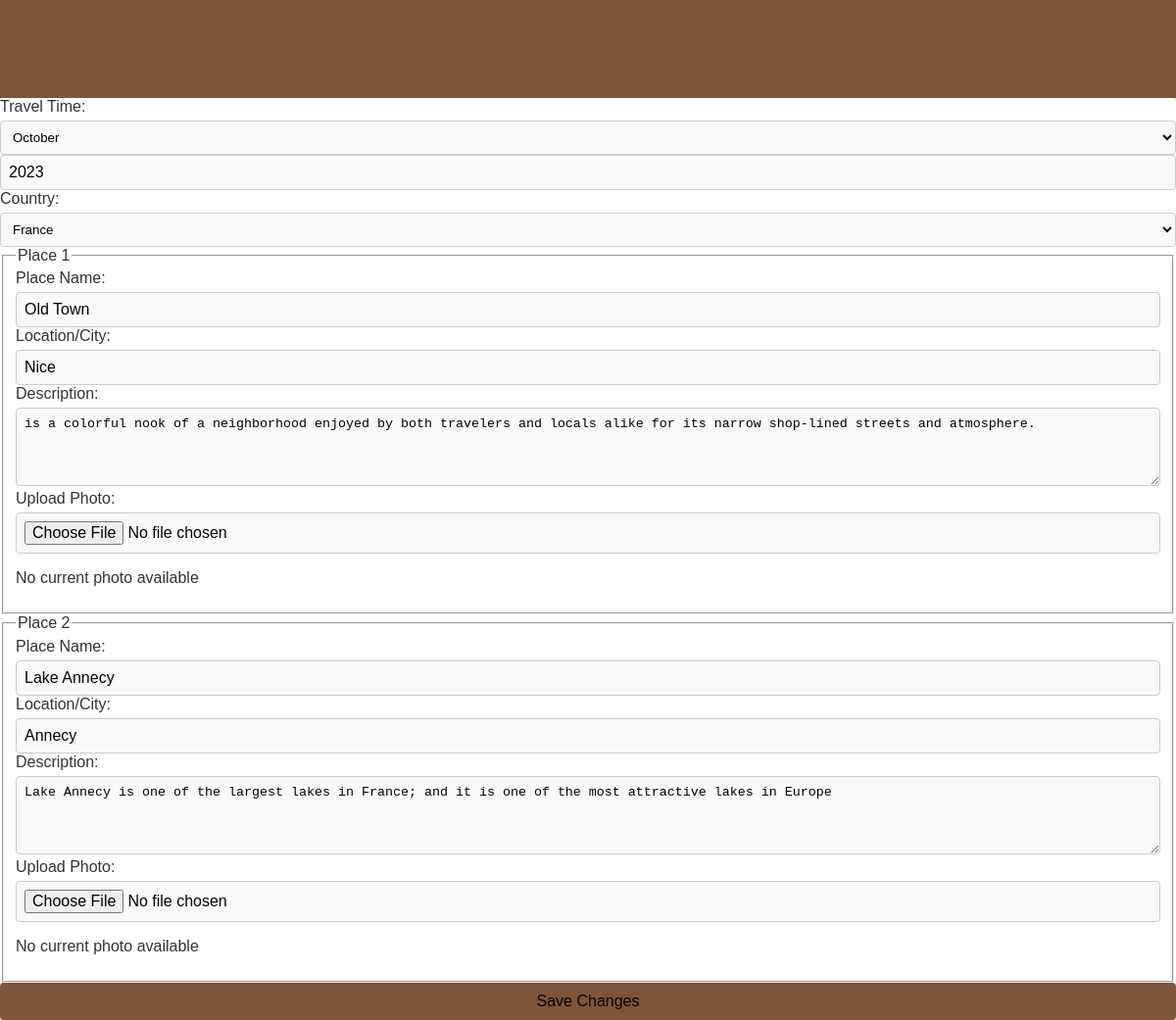
The app's page /edit_travel.php?travelID=384 (signed in) with its own data.
### tables this page shows
CREATE TABLE `Travel` (
  `id` int NOT NULL,
  `userID` int NOT NULL,
  `month` varchar(30) NOT NULL,
  `year` int NOT NULL,
  `countryID` int NOT NULL
);

CREATE TABLE `Place` (
  `id` int NOT NULL,
  `travelID` int NOT NULL,
  `name` varchar(50) NOT NULL,
  `location` text NOT NULL,
  `description` text NOT NULL,
  `photoFileName` varchar(50) DEFAULT NULL
);

### edit_travel.php (the view, shortened to what this page needs)
<?php
require 'database.php';
$travelID = $_GET['travelID'];
$query = $connection->prepare("SELECT T.*, C.country FROM Travel T JOIN Country C ON T.countryID = C.id WHERE T.id = ?");
$query->bind_param("i", $travelID);
$query->execute();
$travel = $query->get_result()->fetch_assoc();
$countriesResult = $connection->query("SELECT * FROM Country");
$placesQuery = $connection->prepare("SELECT * FROM Place WHERE travelID = ?");
$placesQuery->bind_param("i", $travelID);
$placesQuery->execute();
$places = $placesQuery->get_result();
?>
<!DOCTYPE html>
<html lang="en">
<head>
    <link rel="stylesheet" href="edit_travel_details.css">
</head>
<body>
    <header>
        <h1>Edit Travel Details</h1>
    </header>
    <main>
        <form action="update_travel.php" method="post" enctype="multipart/form-data">
            <div class="travel-info">
                <label for="month">Travel Time:</label>
                <select name="month" id="month">
                    <?php
                    $months = ["January", "February", "March", "April", "May", "June", "July", "August", "September", "October", "November", "December"];
                    foreach ($months as $month) {
                        $selected = ($month == $travel['month']) ? "selected" : "";
                        echo "<option value='$month' $selected>$month</option>";
                    }
                    ?>
                </select>
                <input type="number" name="year" id="year" value="<?php echo htmlspecialchars($travel['year']); ?>" required>
                <label for="country">Country:</label>
                <select name="country" id="country">
                    <?php while ($country = $countriesResult->fetch_assoc()) {
                        $selected = ($country['id'] == $travel['countryID']) ? "selected" : "";
                        echo "<option value='{$country['id']}' $selected>{$country['country']}</option>";
                    } ?>
                </select>
            </div>
            <?php $placeIndex = 1; ?>
            <?php while ($place = $places->fetch_assoc()): ?>
                <fieldset>
                    <legend>Place <?php echo $placeIndex; ?></legend>
                    <label for="place_name_<?php echo $place['id']; ?>">Place Name:</label>
                    <input type="text" name="places[<?php echo $place['id']; ?>][name]" id="place_name_<?php echo $place['id']; ?>" value="<?php echo htmlspecialchars($place['name']); ?>">
                    <label for="location_<?php echo $place['id']; ?>">Location/City:</label>
                    <input type="text" name="places[<?php echo $place['id']; ?>][location]" id="location_<?php echo $place['id']; ?>" value="<?php echo htmlspecialchars($place['location']); ?>">
                    <label for="description_<?php echo $place['id']; ?>">Description:</label>
                    <textarea name="places[<?php echo $place['id']; ?>][description]" id="description_<?php echo $place['id']; ?>"><?php echo htmlspecialchars($place['description']); ?></textarea>
                    <label for="photo_<?php echo $place['id']; ?>">Upload Photo:</label>
                    <input type="file" name="places[<?php echo $place['id']; ?>][photo]" id="photo_<?php echo $place['id']; ?>">
                    <?php
                    $photoFilePath = "images/" . $place['photoFileName'];
                    if (!empty($place['photoFileName']) && file_exists($photoFilePath)) {
                        echo "<p>Current Photo:</p><img src='" . htmlspecialchars($photoFilePath) . "' alt='Place Photo' width='100'>";
                    } else {
                        echo "<p>No current photo available</p>";
                    }
                    ?>
                </fieldset>
                <?php $placeIndex++; ?>
            <?php endwhile; ?>
            <input type="submit" value="Save Changes">
        </form>
    </main>
</body>
</html>

### edit_travel_details.css (style rules this page uses)
body { font-family: Arial, sans-serif; background-color: #F0EAD2; color: #333333; margin: 0; padding: 0; box-sizing: border-box; }
*, *:before, *:after { box-sizing: inherit; }
header { background-color: #7F5539; padding: 10px 20px; width: 100%; box-sizing: border-box; }
h1 { text-align: center; color: #7F5539; }
form { margin: 0 auto; background-color: #ffffff; border-radius: 5px; }
label { display: block; margin-bottom: 5px; color: #333333; }
input[type="text"], textarea, select, input[type="number"], input[type="file"] { width: 100%; max-width: 100%; padding: 8px; border: 1px solid #ccc; border-radius: 4px; background-color: #f9f9f9; box-sizing: border-box; }
textarea { height: 80px; }
input { width: 100%; padding: 10px; background-color: #7F5539; color: #040404; border: none; border-radius: 4px; cursor: pointer; font-size: 16px; }

### records on screen
travel: year "2023"
place: name "Old Town", location "Nice", id+description "is a colorful nook of a neighborhood enjoyed by both travelers and locals alike for its narrow shop-lined streets and atmosphere.", photoFileName "No current photo available"
place: name "Lake Annecy", location "Annecy", id+description "Lake Annecy is one of the largest lakes in France; and it is one of the most attractive lakes in Europe", photoFileName "No current photo available"

### other values on screen
form field month "October"
form field country "France"
